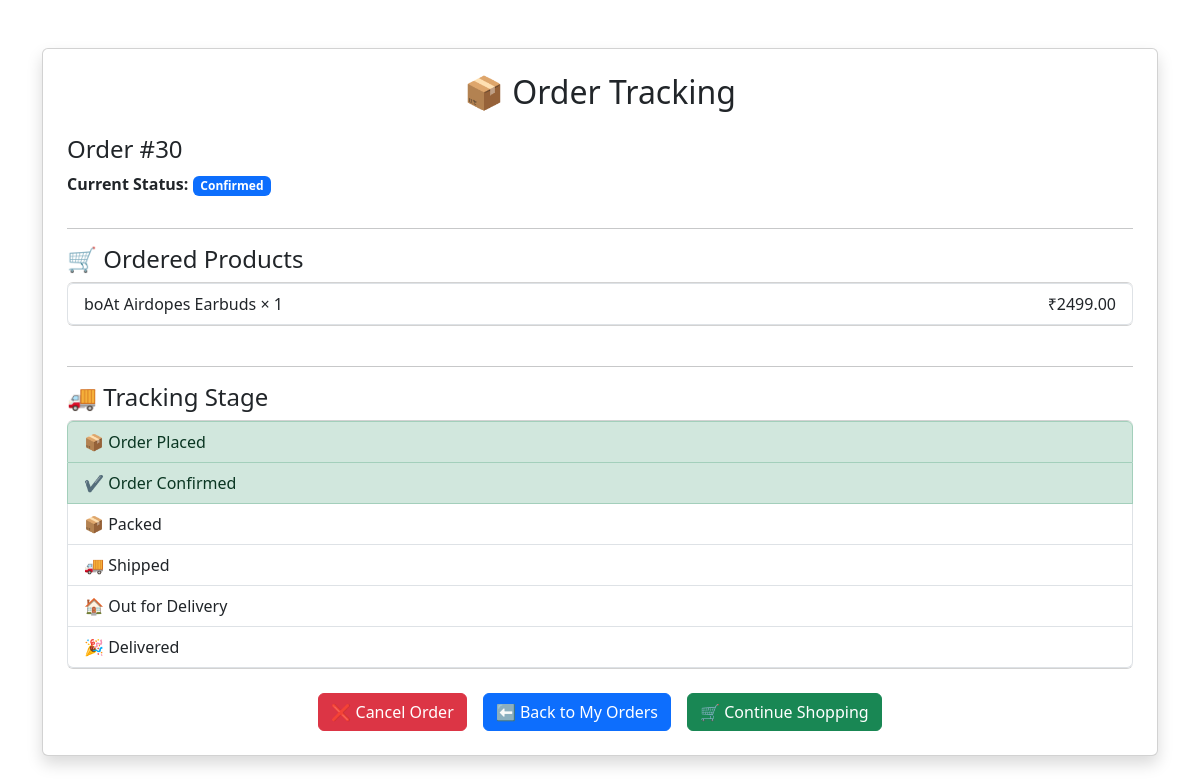
The app's page /order/30/ (signed in) with its own data.
### store/models.py (models this page shows, shortened)
class Order(models.Model):
    STATUS_CHOICES = (
        ('Pending', 'Pending'),
        ('Confirmed', 'Confirmed'),
        ('Shipped', 'Shipped'),
        ('Delivered', 'Delivered'),
        ('Cancelled', 'Cancelled'),
    )
    user = models.ForeignKey(
        User,
        on_delete=models.CASCADE
    )
    customer_name = models.CharField(
        max_length=100,
        blank=True,
        null=True,
        default=""
    )
    address = models.TextField(
        blank=True,
        null=True,
        default=""
    )
    phone = models.CharField(
        max_length=15,
        blank=True,
        null=True,
        default=""
    )
    payment_method = models.CharField(
        max_length=50,
        blank=True,
        null=True,
        default=""
    )
    created_at = models.DateTimeField(
        auto_now_add=True
    )
    status = models.CharField(
        max_length=20,
        choices=STATUS_CHOICES,
        default='Pending'
    )
    email = models.EmailField()

class OrderItem(models.Model):
    order = models.ForeignKey(
        Order,
        on_delete=models.CASCADE
    )
    product = models.ForeignKey(
        Product,
        on_delete=models.CASCADE
    )
    quantity = models.PositiveIntegerField()

class Product(models.Model):
    category = models.ForeignKey(
        Category,
        on_delete=models.CASCADE,
        null=True,
        blank=True
    )
    name = models.CharField(
        max_length=100
    )
    description = models.TextField()
    price = models.DecimalField(
        max_digits=10,
        decimal_places=2
    )
    image = models.ImageField(
        upload_to='products/',
        blank=True,
        null=True
    )
    stock = models.PositiveIntegerField(
        default=0
    )
    featured = models.BooleanField(
    default=False
)

### store/views.py (the view)
@login_required
def order_detail(request, order_id):
    order = get_object_or_404(
        Order,
        id=order_id,
        user=request.user
    )
    total = 0
    for item in order.orderitem_set.all():
        total += item.product.price * item.quantity
    return render(
        request,
        'order_detail.html',
        {
            'order': order,
            'total': total,
        }
    )

### store/templates/order_detail.html (shortened to what this page needs)
<!DOCTYPE html>
<html>
<head>
    <link href="https://cdn.jsdelivr.net/npm/bootstrap@5.3.3/dist/css/bootstrap.min.css" rel="stylesheet">
</head>
<body>
<div class="container mt-5">
<div class="card shadow p-4">
<h2 class="text-center mb-4">
📦 Order Tracking
</h2>
<h4>
Order #{{ order.id }}
</h4>
<p>
<strong>Current Status:</strong>
{% if order.status == "Pending" %}
<span class="badge bg-warning text-dark">Pending</span>
{% elif order.status == "Confirmed" %}
<span class="badge bg-primary">Confirmed</span>
{% elif order.status == "Packed" %}
<span class="badge bg-info text-dark">Packed</span>
{% elif order.status == "Shipped" %}
<span class="badge bg-secondary">Shipped</span>
{% elif order.status == "Out for Delivery" %}
<span class="badge bg-dark">Out for Delivery</span>
{% elif order.status == "Delivered" %}
<span class="badge bg-success">Delivered</span>
{% else %}
<span class="badge bg-danger">Cancelled</span>
{% endif %}
</p>
<hr>
<h4>🛒 Ordered Products</h4>
<ul class="list-group mb-4">
{% for item in order.orderitem_set.all %}
<li class="list-group-item d-flex justify-content-between">
<span>
{{ item.product.name }} × {{ item.quantity }}
</span>
<span>
₹{{ item.product.price }}
</span>
</li>
{% endfor %}
</ul>
<hr>
<h4>🚚 Tracking Stage</h4>
<ul class="list-group">
<li class="list-group-item {% if order.status == 'Pending' or order.status == 'Confirmed' or order.status == 'Packed' or order.status == 'Shipped' or order.status == 'Out for Delivery' or order.status == 'Delivered' %}list-group-item-success{% endif %}">
📦 Order Placed
</li>
<li class="list-group-item {% if order.status == 'Confirmed' or order.status == 'Packed' or order.status == 'Shipped' or order.status == 'Out for Delivery' or order.status == 'Delivered' %}list-group-item-success{% endif %}">
✔ Order Confirmed
</li>
<li class="list-group-item {% if order.status == 'Packed' or order.status == 'Shipped' or order.status == 'Out for Delivery' or order.status == 'Delivered' %}list-group-item-success{% endif %}">
📦 Packed
</li>
<li class="list-group-item {% if order.status == 'Shipped' or order.status == 'Out for Delivery' or order.status == 'Delivered' %}list-group-item-success{% endif %}">
🚚 Shipped
</li>
<li class="list-group-item {% if order.status == 'Out for Delivery' or order.status == 'Delivered' %}list-group-item-success{% endif %}">
🏠 Out for Delivery
</li>
<li class="list-group-item {% if order.status == 'Delivered' %}list-group-item-success{% endif %}">
🎉 Delivered
</li>
</ul>
<div class="mt-4 d-flex justify-content-center gap-3 flex-wrap">
    {% if order.status == "Confirmed" %}
    <a href="{% url 'cancel_order' order.id %}"
       class="btn btn-danger"
       onclick="return confirm('Are you sure you want to cancel this order?');">
        ❌ Cancel Order
    </a>
    {% endif %}
    <a href="{% url 'my_orders' %}" class="btn btn-primary">
        ⬅ Back to My Orders
    </a>
    <a href="{% url 'home' %}" class="btn btn-success">
        🛒 Continue Shopping
    </a>
</div>
</div>
</div>
</body>
</html>

### records on screen
Order: id "30"
OrderItem: product.name "boAt Airdopes Earbuds", quantity "1", product.price "2499.00"
